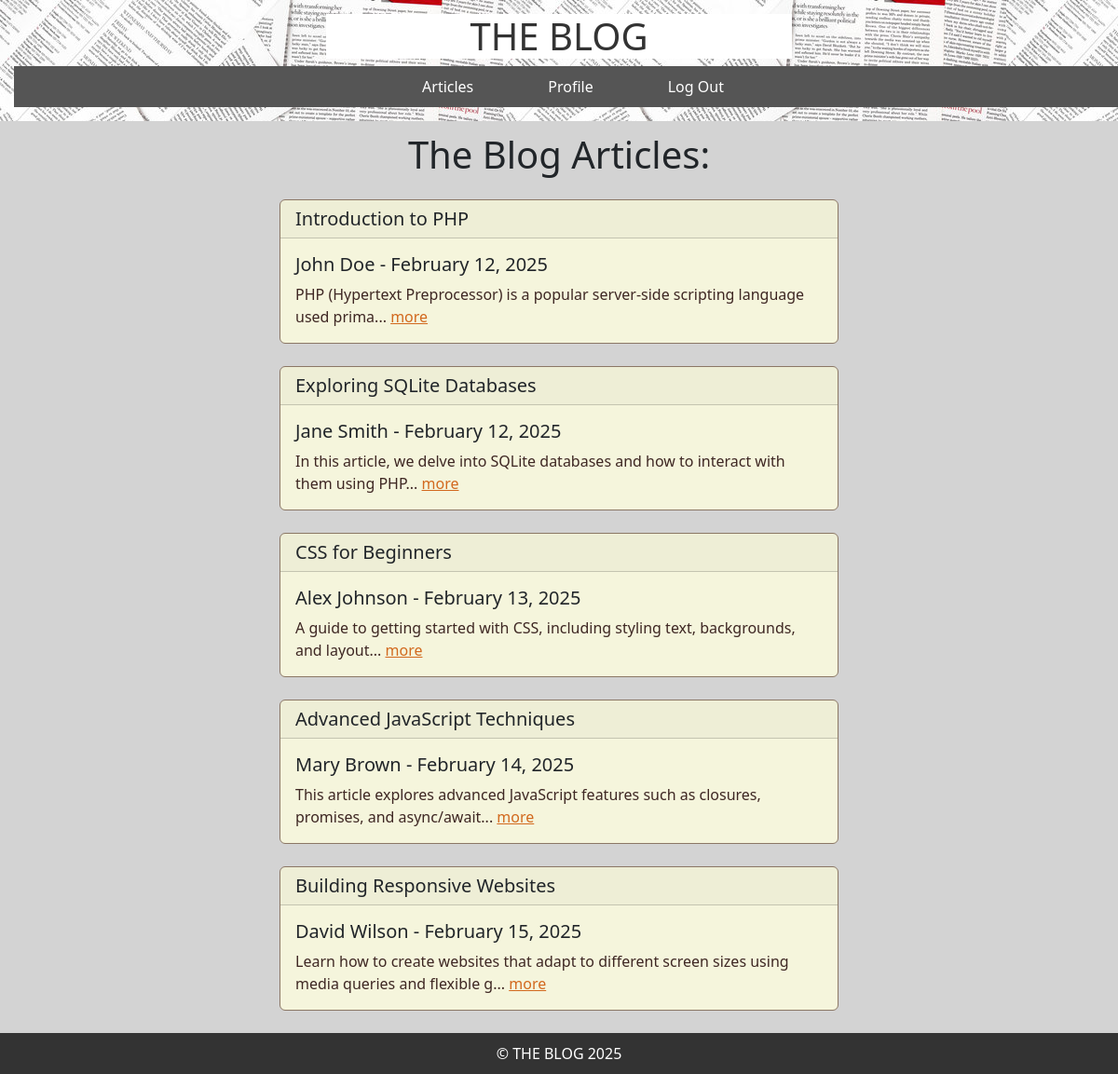
Before: / with the older database file.
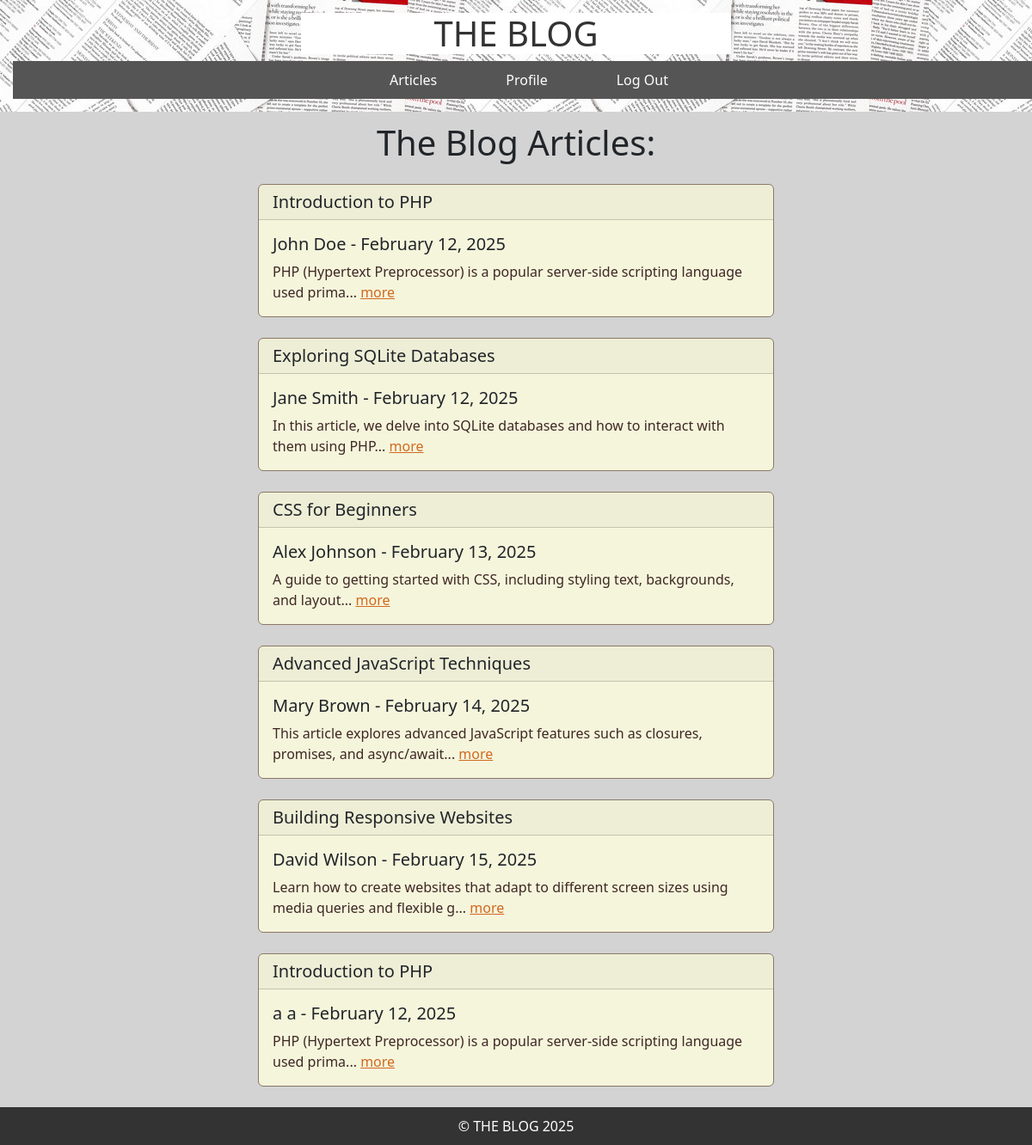
After: the same page with the newer database file.
### tables this page shows
CREATE TABLE Article
    (
        ArticleId Integer PRIMARY KEY,
        Title VARCHAR(255) NOT NULL,
        Body Text NOT NULL,
        CreateDate DATE NOT NULL,
        StartDate DATE NOT NULL,
        EndDate DATE NOT NULL,
        ContributorUsername VARCHAR(50) NOT NULL,
        FOREIGN KEY (ContributorUsername) REFERENCES Users(Username)
    );

### index.php (the view, shortened to what this page needs)
<?php
    include('templates/header.php');
    $db = getDatabase();
    $dbQuery = "SELECT Title, Body, StartDate, EndDate, ContributorUsername, ArticleId FROM Article";
    $result = $db->query($dbQuery);
    echo '<body id="back">';
    echo '<div>
    <h1 id="mainText">The Blog Articles:</h1>
    ';
    while($data = $result->fetchArray()){
        $date = date_create($data[2]);
        $date = date_format($date, ("F d, Y"));
        $str = substr($data[1], 0, 100);
        echo "
            <div class='card' id='theCards'>
                <h5 class='card-header'>{$data[0]}</h5>
                <div class='card-body'>
                    <h5 class='card-title'>{$data[4]}  -  {$date}</h5>
                    <p class='card-text' id='cardText'>{$str}... <a href='/article.php?id={$data[5]}' id='cardButton'>more</a></p>
                </div>
            </div>
        ";
    }
    echo '
    </div>
    </body>';
    include('templates/footer.php');
?>

### templates/header.php (shortened to what this page needs)
<?php
    $displayNav = isset($displayNav) ? $displayNav : true;
?>
<!DOCTYPE html>
<head>
    <link rel="stylesheet" href="../styles/style.css">
    <link href="https://cdn.jsdelivr.net/npm/bootstrap@5.3.3/dist/css/bootstrap.min.css" rel="stylesheet">
</head>
<?php if ($displayNav): ?>
<header>
    <div class="logo">
        <h1>THE BLOG</h1>
    </div>
        <nav>
            <?php
                if($_SESSION["role"] == "admin"){
                    echo "
                    <ul class='nav-links'>
                        <li><a href='../index.php'>Articles</a></li>
                        <li><a href='../profile.php'>Profile</a></li>
                        <li><a href='../index.php'>Log Out</a></li>
                        <li><a href='/admin/admin_page.php'>Admin page (for testing)</a></li>
                        <li><a href='/admin/articles.php'>Admin Articles (for testing)</a></li>
                        <li><a href='/DB/seed.php'>Seed data (for testing)</a></li>
                    </ul>
                    ";
                } else {
                    echo "
                    <ul class='nav-links'>
                        <li><a href='../index.php'>Articles</a></li>
                        <li><a href='../profile.php'>Profile</a></li>
                        <li><a href='../logout.php'>Log Out</a></li>
                    </ul>
                    ";
                }
            ?>
        </nav>
<?php endif; ?>
</header>

### templates/footer.php
<footer>
    &copy; THE BLOG 2025
</footer>

### styles/style.css (style rules this page uses)
html, body { overflow-x: hidden; min-height: 100vh; margin: 0; display: flex; flex-direction: column; }
header { background: white; background-image: url("../images/paper.jpg"); color: white; padding: 15px; width: 100vw; }
header h1 { background-color: white; color: #333; font-size: 40px; }
nav { background: #555; padding: 10px; width: 100vw; top: 0; left: 0; }
nav a { color: white; text-decoration: none; margin: 0 15px; width: 100vw; }
.nav-links { display: flex; justify-content: center; align-items: center; list-style: none; padding: 0; margin: 0; }
.nav-links li { margin: 0 15px; }
.nav-links a { color: white; text-decoration: none; font-size: 1em; padding: 10px; }
footer { background: #333; text-align: center; color: white; padding: 10px; width: 100%; margin-top: auto; }
.logo { width: 500px; margin: 0 auto; text-align: center; }
#theCards { margin-left:25%; margin-right:25%; margin-top: 1%; margin-bottom: 2%; background-color: #f5f5dc; border-width: 1px; border-spacing: 1px; border:1px solid; border-color:#8b7765; }
#mainText { margin-top: 1%; margin-bottom: 2%; text-align: center; }
#cardText { color: #3e2723; }
#cardButton { color:#d2691e; }
#back { background-color: lightgray; }

Changed rows visible on the page:
added article: Title "Introduction to PHP", ContributorUsername "a a", StartDate "February 12, 2025", Body "PHP (Hypertext Preprocessor) is a popular server-side scripting language used prima"
